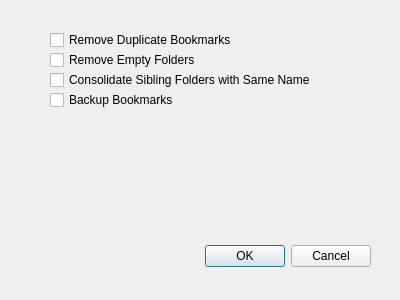
<?xml version="1.0" encoding="UTF-8"?>
<ui version="4.0">
 <class>OptionsDialog</class>
 <widget class="QDialog" name="OptionsDialog">
  <property name="geometry">
   <rect>
    <x>0</x>
    <y>0</y>
    <width>400</width>
    <height>300</height>
   </rect>
  </property>
  <property name="windowTitle">
   <string>Dialog</string>
  </property>
  <widget class="QDialogButtonBox" name="buttonBox">
   <property name="geometry">
    <rect>
     <x>30</x>
     <y>240</y>
     <width>341</width>
     <height>32</height>
    </rect>
   </property>
   <property name="orientation">
    <enum>Qt::Horizontal</enum>
   </property>
   <property name="standardButtons">
    <set>QDialogButtonBox::Cancel|QDialogButtonBox::Ok</set>
   </property>
  </widget>
  <widget class="QCheckBox" name="chkRemoveBookmarks">
   <property name="geometry">
    <rect>
     <x>50</x>
     <y>30</y>
     <width>211</width>
     <height>20</height>
    </rect>
   </property>
   <property name="toolTip">
    <string>Removes all duplicate bookmarks keeping one</string>
   </property>
   <property name="text">
    <string>Remove Duplicate Bookmarks</string>
   </property>
  </widget>
  <widget class="QCheckBox" name="chkRemoveEmptyFolders">
   <property name="geometry">
    <rect>
     <x>50</x>
     <y>50</y>
     <width>211</width>
     <height>20</height>
    </rect>
   </property>
   <property name="toolTip">
    <string>Removes folders if they are empty after duplicate bookmarks have been removed</string>
   </property>
   <property name="text">
    <string>Remove Empty Folders</string>
   </property>
  </widget>
  <widget class="QCheckBox" name="chkConsolidateFolders">
   <property name="geometry">
    <rect>
     <x>50</x>
     <y>70</y>
     <width>301</width>
     <height>20</height>
    </rect>
   </property>
   <property name="toolTip">
    <string>Combines folders if they have the same name and are siblings</string>
   </property>
   <property name="text">
    <string>Consolidate Sibling Folders with Same Name</string>
   </property>
  </widget>
  <widget class="QCheckBox" name="chkBackupBookmarks">
   <property name="geometry">
    <rect>
     <x>50</x>
     <y>90</y>
     <width>301</width>
     <height>20</height>
    </rect>
   </property>
   <property name="toolTip">
    <string>Backs up bookmarks file before modifying</string>
   </property>
   <property name="text">
    <string>Backup Bookmarks</string>
   </property>
  </widget>
 </widget>
 <resources/>
 <connections>
  <connection>
   <sender>buttonBox</sender>
   <signal>accepted()</signal>
   <receiver>OptionsDialog</receiver>
   <slot>accept()</slot>
   <hints>
    <hint type="sourcelabel">
     <x>248</x>
     <y>254</y>
    </hint>
    <hint type="destinationlabel">
     <x>157</x>
     <y>274</y>
    </hint>
   </hints>
  </connection>
  <connection>
   <sender>buttonBox</sender>
   <signal>rejected()</signal>
   <receiver>OptionsDialog</receiver>
   <slot>reject()</slot>
   <hints>
    <hint type="sourcelabel">
     <x>316</x>
     <y>260</y>
    </hint>
    <hint type="destinationlabel">
     <x>286</x>
     <y>274</y>
    </hint>
   </hints>
  </connection>
 </connections>
</ui>
